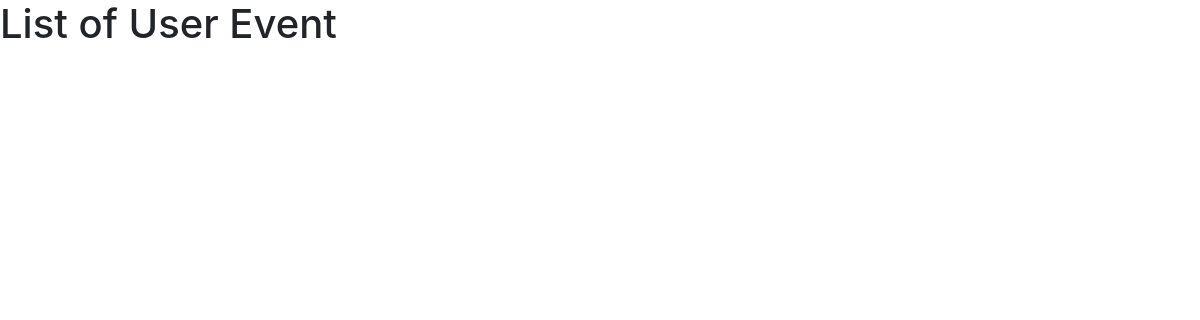
Page /events_detail_user/14/ on the earlier database version.
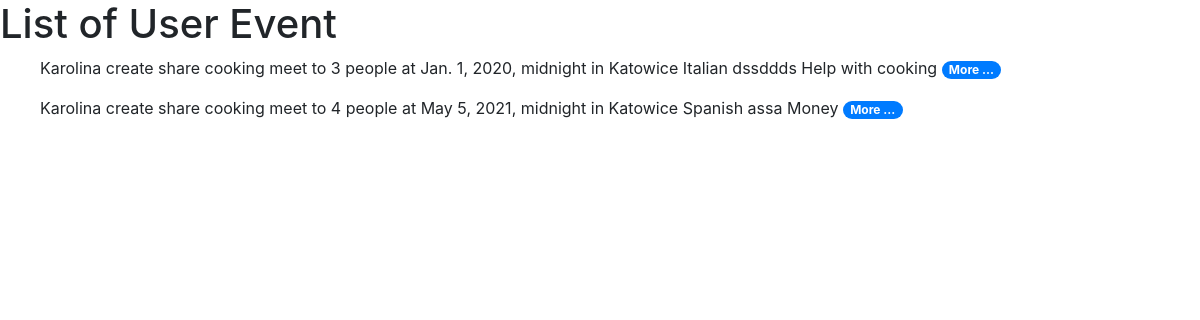
Same page on the later database version.
### cooking/models.py (models this page shows, shortened)
class Event(models.Model):
    COST_CHOISES = (
        ('M', 'Money'),
        ('P', 'Product'),
        ('C', "Help with cooking"),
        ('D', "Help with wash dish"),
    )
    owner = models.ForeignKey(User, related_name="owner", on_delete=models.CASCADE)
    people = models.IntegerField()
    date = models.DateTimeField()
    place = models.CharField(max_length=128)
    cuisine = models.ForeignKey(Cuisine, on_delete=models.CASCADE)
    meal = models.CharField(max_length=256,default='')
    cost = models.CharField(max_length=1, choices=COST_CHOISES, default='M')

class Cuisine(models.Model):
    name = models.CharField(max_length=48)
    description = models.TextField(null=True)
    def __str__(self):
        return self.name

### cooking/views.py (the view)
# urls.py: path('events_detail_user/<int:events_user>/', EventUserView.as_view(), name="events_user"),
class EventUserView(View):
    def get(self, request, events_user):
        events_user = Event.objects.filter(owner=events_user)
        ctx = {
            'events_user': events_user,
        }
        return render(request, 'show_event_user.html', ctx)

### cooking/templates/show_event_user.html
    {% load static %}
<link rel="stylesheet" href="https://stackpath.bootstrapcdn.com/bootstrap/4.1.3/css/bootstrap.min.css">
<h1>List of User Event</h1>
{% for event in events_user %}
<ol> {{event.owner}} create share cooking meet to {{event.people}} people at {{event.date}} in {{event.place}} {{event.cuisine}} {{event.meal}} {{event.get_cost_display}}   <a href="/event_detail/{{ event.id }}">
<span class="badge badge-pill badge-primary">More ...</span>
</a></ol>
{% endfor %}

Differences in the rows shown:
added Event: owner "Karolina", people "3", date "Jan. 1, 2020, midnight", place "Katowice", cuisine "Italian", meal "dssddds", cost "Help with cooking"
added Event: owner "Karolina", people "4", date "May 5, 2021, midnight", place "Katowice", cuisine "Spanish", meal "assa", cost "Money"
